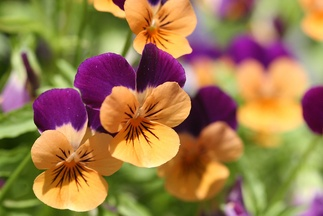
%> input picture MyFiles/images/Orange_violet_pansies.jpg, 323 x 216 px, shrunk from 1200 x 800 before the run
$ octave ImageMethods.m   (GNU Octave 9; MATLAB toolbox functions it lacks are replaced by stand-ins)
%> lines starting %> are read from the running program, lines starting %| are printed output that depends on the picture
%% Image Methods.
close all;
clear;
clc;


%%%%%%  double vs im2double  %%%%%%%%%
% The function double() only converts the specified array to a variable of
% type double, keeping the same values. The function im2double() also
% normalises to an interval of [0, 1], which is convenient when working
% with e.g., imshow().
%%%%%%%%%%%%%%%%%%%%%%%%%%%%%%%%%%%%%%

% imread : Reading images as array.
I = imread('./images/Orange_violet_pansies.jpg'); % 1200x800  (1.0MP) colored
%> I is the input picture: size 216x323x3 uint8; mean R, G, B 156.4, 122.4, 76.9
I = imread('./images/cameraman.jpg');             % 512x512   (0.3MP) gray
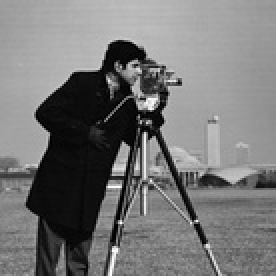
%> input picture MyFiles/images/cameraman.jpg, 138 x 138 px, shrunk from 512 x 512 before the run (shown 2 times larger)
%> I is the input picture: size 138x138 uint8; min 0, max 255, mean 118.3
I = imread('./images/Tibia_insulaechorab.jpg');   % 3600x2700 (9.7MP) colored
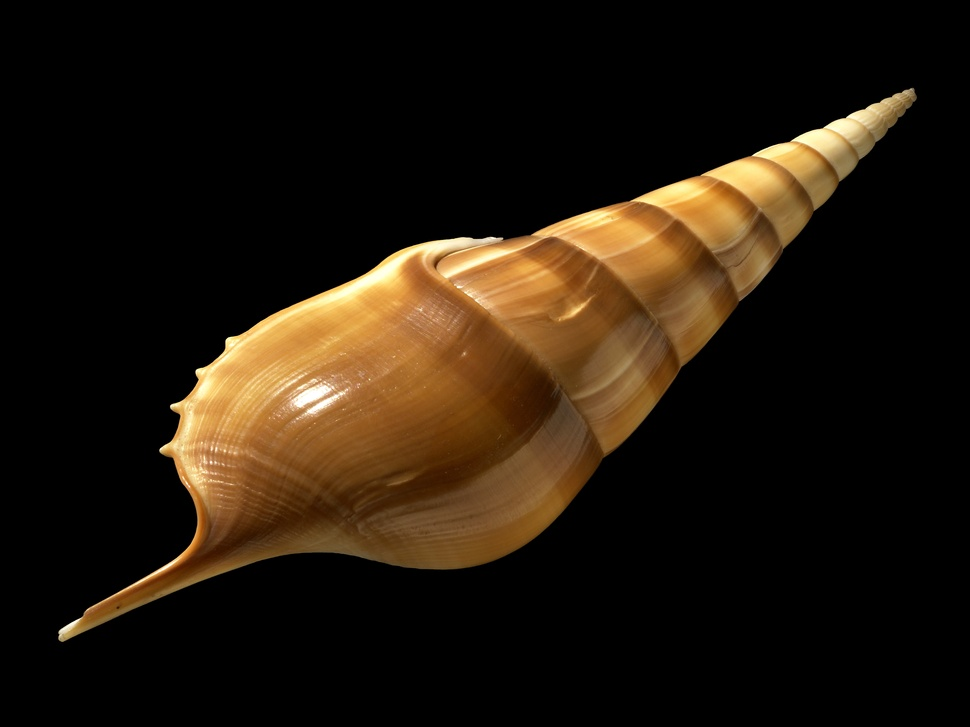
%> input picture MyFiles/images/Tibia_insulaechorab.jpg, 970 x 727 px, shrunk from 3600 x 2700 before the run
%> I is the input picture: size 727x970x3 uint8; mean R, G, B 35, 24.5, 12.2
I = imread('./images/MAGICC_logo_small.jpg');     % 400x400   (0.2MP) colored
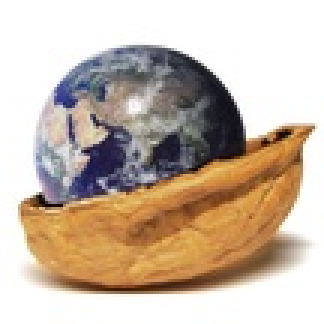
%> input picture MyFiles/images/MAGICC_logo_small.jpg, 108 x 108 px, shrunk from 400 x 400 before the run (shown 3 times larger)
%> I is the input picture: size 108x108x3 uint8; mean R, G, B 201.1, 184.2, 168.2

% imshow : to preview the imread data as image inside figure.
imshow(I);
imshow(I, 'InitialMagnification', 'fit');     % fit the sub plot
imshow(I, [],'InitialMagnification', 'fit'); % map to []


% figure : to get a gui with a specific title and images can be shown inside.
figure('Name', 'Testing plot');

% plot : to draw expresions inside a figure
plot([1:10],[2:2:20], '-.k');
%> figure, not shown here; curve peaks at x = 10, y = 20

% bar : to draw anything as bars (help me & describe more)
bar(1);
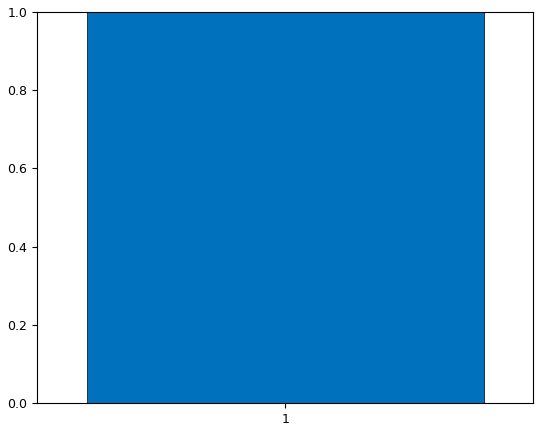
%> figure redrawn from the program's plot data
bar([9 4 1 0 1 4 9]);
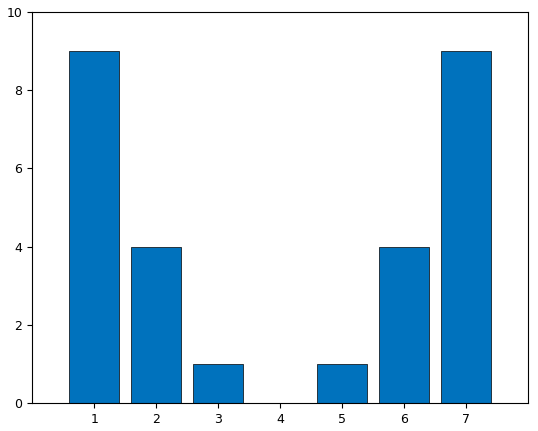
%> figure redrawn from the program's plot data; tallest bar 9 high, from x = 0.6 to 1.4

% stem : to draw as steams
stem(1);
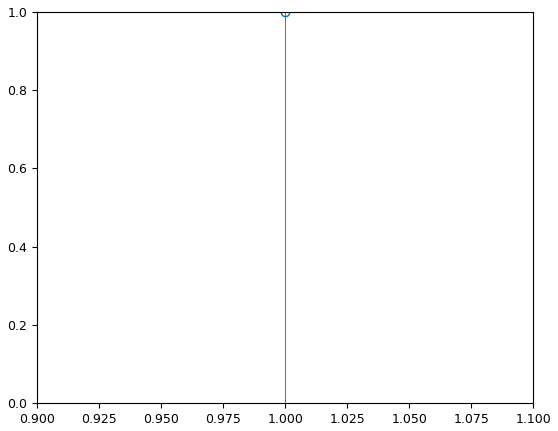
%> figure redrawn from the program's plot data
stem([9 4 1 0 1 4 9]);

% hold on -> hold off : to make same figure hold more than one plot
hold on;   % next plot will be drawn in the same figure
hold off;  % next plot will be drawn in another figure

% xlabel : to label the x-axis
xlabel('X values');

% ylabel : to label the y-axis
ylabel('f(x)');

% title : to label the figuare
title('square equation');

% grid on : to make the plot background grid
grid on;

% axis : to make the
axis('square'); % Force a square axis aspect ratio.
axis("equal"); % Force x-axis unit distance to equal y-axis.
axis('normal'); % Restore ratio to default.
axis([0 Inf 0 Inf]); % scale the image
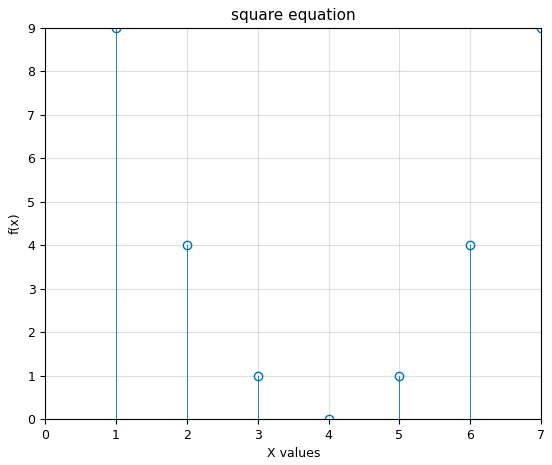
%> figure redrawn from the program's plot data

% scatter : to draw exprestion as circles
scatter([1:10],[2:2:20]);

% subplot : to draw another plot in the same figure
subplot(2,2,4);

% legend : work with hold on to make legend preview the expresions' names
legend('Y', 'Z');

% imcomplement : To get the image complement making black->white & white->black
imcomplement(I);

% imadjust : power nthroot
imadjust(I, [], [], 0.5);

% stretchlim : return [low ; high] for an image
x = stretchlim(I);
%> x = [0.098 0.0863 0.0824; 1 1 1]

% imhist : return the histogram for an image
x = imhist(I); % will make a plot with a image for the histogram
%> x = 256 values, max 12679 at index 256, min 2 at index 3, mean 136.7
x = imhist(I,256); % same as above , the second number is #pins
x = imhist(I,4); % will make the #pins to 4
%> x = [1755; 7751; 7811; 17675]
[x,y] = imhist(I,256); % x as previos , y = 0:255 (= linspace(0, 255, 256))
%> x = 256 values, max 12679 at index 256, min 2 at index 3, mean 136.7; y = 256 values from 0 to 255
% see plot(y, x) , bar(x) , stem(x) for more inofrmation about what is y & x
